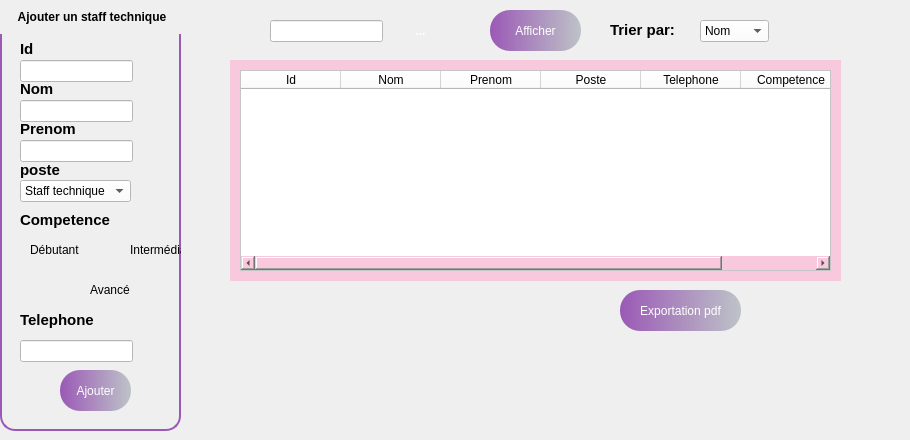
      <widget class="QWidget" name="tab">
       <attribute name="title">
        <string>Acceuil</string>
       </attribute>
       <widget class="QGroupBox" name="groupBox">
        <property name="geometry">
         <rect>
          <x>0</x>
          <y>0</y>
          <width>181</width>
          <height>431</height>
         </rect>
        </property>
        <property name="styleSheet">
         <string notr="true">QGroupBox {
    border: 2px solid #9B59B6;
    border-radius: 15px;
    margin-top: 20px;
    background: qlineargradient(spread:pad,
                                x1:0, y1:0,
                                x2:1, y2:0,
                                stop:0 #9B59B6,
                                stop:1 #BDC3C7);
    color: white;
    font-weight: bold;
    padding: 15px;
}

QGroupBox::title {
    subcontrol-origin: margin;
    subcontrol-position: top centre; 
    padding: 10px 20px; 
    border-radius: 15px; 
    background: qlineargradient(spread:pad,
                                x1:0, y1:0,
                                x2:1, y2:0,
                                stop:0 #9B59B6,
                                stop:1 #BDC3C7);
    color: black; 
    font-size: 20px; 
    font-weight: bold;

}
</string>
        </property>
        <property name="title">
         <string>Ajouter un staff technique</string>
        </property>
        <widget class="QLabel" name="label_6">
         <property name="geometry">
          <rect>
           <x>20</x>
           <y>80</y>
           <width>49</width>
           <height>16</height>
          </rect>
         </property>
         <property name="styleSheet">
          <string notr="true"> background: transparent;</string>
         </property>
         <property name="text">
          <string>&lt;html&gt;&lt;head/&gt;&lt;body&gt;&lt;p&gt;&lt;span style=&quot; font-size:11pt; font-weight:700; color:#000000;&quot;&gt;Nom&lt;/span&gt;&lt;/p&gt;&lt;/body&gt;&lt;/html&gt;</string>
         </property>
        </widget>
        <widget class="QLabel" name="label_8">
         <property name="geometry">
          <rect>
           <x>20</x>
           <y>120</y>
           <width>71</width>
           <height>16</height>
          </rect>
         </property>
         <property name="styleSheet">
          <string notr="true"> background: transparent;</string>
         </property>
         <property name="text">
          <string>&lt;html&gt;&lt;head/&gt;&lt;body&gt;&lt;p&gt;&lt;span style=&quot; font-size:11pt; font-weight:700; color:#000000;&quot;&gt;Prenom&lt;/span&gt;&lt;/p&gt;&lt;/body&gt;&lt;/html&gt;</string>
         </property>
        </widget>
        <widget class="QLabel" name="label_24">
         <property name="geometry">
          <rect>
           <x>20</x>
           <y>160</y>
           <width>49</width>
           <height>21</height>
          </rect>
         </property>
         <property name="styleSheet">
          <string notr="true"> background: transparent;</string>
         </property>
         <property name="text">
          <string>&lt;html&gt;&lt;head/&gt;&lt;body&gt;&lt;p&gt;&lt;span style=&quot; font-size:11pt; font-weight:700; color:#000000;&quot;&gt;poste&lt;/span&gt;&lt;/p&gt;&lt;/body&gt;&lt;/html&gt;</string>
         </property>
        </widget>
        <widget class="QLabel" name="label_25">
         <property name="geometry">
          <rect>
           <x>20</x>
           <y>310</y>
           <width>81</width>
           <height>21</height>
          </rect>
         </property>
         <property name="styleSheet">
          <string notr="true"> background: transparent;</string>
         </property>
         <property name="text">
          <string>&lt;html&gt;&lt;head/&gt;&lt;body&gt;&lt;p&gt;&lt;span style=&quot; font-size:11pt; font-weight:700; color:#000000;&quot;&gt;Telephone&lt;/span&gt;&lt;/p&gt;&lt;/body&gt;&lt;/html&gt;</string>
         </property>
        </widget>
        <widget class="QLabel" name="label_26">
         <property name="geometry">
          <rect>
           <x>20</x>
           <y>210</y>
           <width>91</width>
           <height>21</height>
          </rect>
         </property>
         <property name="styleSheet">
          <string notr="true"> background: transparent;</string>
         </property>
         <property name="text">
          <string>&lt;html&gt;&lt;head/&gt;&lt;body&gt;&lt;p&gt;&lt;span style=&quot; font-size:11pt; font-weight:700; color:#000000;&quot;&gt;Competence&lt;/span&gt;&lt;/p&gt;&lt;/body&gt;&lt;/html&gt;</string>
         </property>
        </widget>
        <widget class="QLineEdit" name="lineEdit_13">
         <property name="geometry">
          <rect>
           <x>20</x>
           <y>60</y>
           <width>113</width>
           <height>22</height>
          </rect>
         </property>
         <property name="styleSheet">
          <string notr="true">background-color: rgb(255, 255, 255);</string>
         </property>
        </widget>
        <widget class="QLineEdit" name="lineEdit_14">
         <property name="geometry">
          <rect>
           <x>20</x>
           <y>100</y>
           <width>113</width>
           <height>22</height>
          </rect>
         </property>
         <property name="styleSheet">
          <string notr="true">background-color: rgb(255, 255, 255);</string>
         </property>
        </widget>
        <widget class="QLineEdit" name="lineEdit_19">
         <property name="geometry">
          <rect>
           <x>20</x>
           <y>340</y>
           <width>113</width>
           <height>22</height>
          </rect>
         </property>
         <property name="styleSheet">
          <string notr="true">background-color: rgb(255, 255, 255);</string>
         </property>
        </widget>
        <widget class="QLineEdit" name="lineEdit_20">
         <property name="geometry">
          <rect>
           <x>20</x>
           <y>140</y>
           <width>113</width>
           <height>22</height>
          </rect>
         </property>
         <property name="styleSheet">
          <string notr="true">background-color: rgb(255, 255, 255);</string>
         </property>
        </widget>
        <widget class="QLabel" name="label_27">
         <property name="geometry">
          <rect>
           <x>20</x>
           <y>40</y>
           <width>49</width>
           <height>16</height>
          </rect>
         </property>
         <property name="styleSheet">
          <string notr="true"> background: transparent;</string>
         </property>
         <property name="text">
          <string>&lt;html&gt;&lt;head/&gt;&lt;body&gt;&lt;p&gt;&lt;span style=&quot; font-size:11pt; font-weight:700; color:#000000;&quot;&gt;Id&lt;/span&gt;&lt;/p&gt;&lt;/body&gt;&lt;/html&gt;</string>
         </property>
        </widget>
        <widget class="QComboBox" name="comboBox_6">
         <property name="geometry">
          <rect>
           <x>20</x>
           <y>180</y>
           <width>111</width>
           <height>22</height>
          </rect>
         </property>
         <property name="styleSheet">
          <string notr="true">background-color: rgb(255, 255, 255);</string>
         </property>
         <item>
          <property name="text">
           <string>Staff technique</string>
          </property>
         </item>
         <item>
          <property name="text">
           <string>Client</string>
          </property>
         </item>
         <item>
          <property name="text">
           <string>Materiel</string>
          </property>
         </item>
         <item>
          <property name="text">
           <string>Projet</string>
          </property>
         </item>
         <item>
          <property name="text">
           <string>Sponsor</string>
          </property>
         </item>
         <item>
          <property name="text">
           <string>Createur</string>
          </property>
         </item>
        </widget>
        <widget class="QRadioButton" name="radioButton">
         <property name="geometry">
          <rect>
           <x>10</x>
           <y>240</y>
           <width>89</width>
           <height>20</height>
          </rect>
         </property>
         <property name="styleSheet">
          <string notr="true"> background: transparent;
</string>
         </property>
         <property name="text">
          <string>Débutant</string>
         </property>
        </widget>
        <widget class="QRadioButton" name="radioButton_2">
         <property name="geometry">
          <rect>
           <x>110</x>
           <y>240</y>
           <width>91</width>
           <height>20</height>
          </rect>
         </property>
         <property name="styleSheet">
          <string notr="true"> background: transparent;</string>
         </property>
         <property name="text">
          <string>Intermédiaire</string>
         </property>
        </widget>
        <widget class="QRadioButton" name="radioButton_3">
         <property name="geometry">
          <rect>
           <x>70</x>
           <y>280</y>
           <width>89</width>
           <height>20</height>
          </rect>
         </property>
         <property name="styleSheet">
          <string notr="true"> background: transparent;</string>
         </property>
         <property name="text">
          <string>Avancé</string>
         </property>
        </widget>
        <widget class="QToolButton" name="toolButton_15">
         <property name="geometry">
          <rect>
           <x>60</x>
           <y>370</y>
           <width>71</width>
           <height>41</height>
          </rect>
         </property>
         <property name="styleSheet">
          <string notr="true">QToolButton { border: none; border-radius: 20px; color: white; padding: 1px; background: qlineargradient(spread:pad, x1:0, y1:0, x2:1, y2:0, stop:0 #9B59B6, stop:1 #BDC3C7); } QToolButton:hover { background: qlineargradient(spread:pad, x1:0, y1:0, x2:1, y2:0, stop:0 #BDC3C7, stop:1 #F8C8DC);}</string>
         </property>
         <property name="text">
          <string>Ajouter</string>
         </property>
        </widget>
       </widget>
       <widget class="QLineEdit" name="lineEdit_21">
        <property name="geometry">
         <rect>
          <x>270</x>
          <y>20</y>
          <width>113</width>
          <height>22</height>
         </rect>
        </property>
        <property name="styleSheet">
         <string notr="true">background-color: rgb(255, 255, 255);</string>
        </property>
        <property name="text">
         <string/>
        </property>
       </widget>
       <widget class="QLabel" name="label_28">
        <property name="geometry">
         <rect>
          <x>610</x>
          <y>20</y>
          <width>71</width>
          <height>21</height>
         </rect>
        </property>
        <property name="text">
         <string>&lt;html&gt;&lt;head/&gt;&lt;body&gt;&lt;p&gt;&lt;span style=&quot; font-size:11pt; font-weight:700; color:#000000;&quot;&gt;Trier par:&lt;/span&gt;&lt;/p&gt;&lt;/body&gt;&lt;/html&gt;</string>
        </property>
       </widget>
       <widget class="QComboBox" name="comboBox">
        <property name="geometry">
         <rect>
          <x>700</x>
          <y>20</y>
          <width>69</width>
          <height>22</height>
         </rect>
        </property>
        <property name="styleSheet">
         <string notr="true">background-color: rgb(255, 255, 255);</string>
        </property>
        <item>
         <property name="text">
          <string>Nom</string>
         </property>
        </item>
        <item>
         <property name="text">
          <string>Poste</string>
         </property>
        </item>
        <item>
         <property name="text">
          <string>Competence</string>
         </property>
        </item>
       </widget>
       <widget class="QWidget" name="widget_4" native="true">
        <property name="geometry">
         <rect>
          <x>230</x>
          <y>60</y>
          <width>611</width>
          <height>221</height>
         </rect>
        </property>
        <property name="styleSheet">
         <string notr="true">background-color: rgb(248, 200, 220);</string>
        </property>
        <widget class="QTableWidget" name="tableWidget_3">
         <property name="geometry">
          <rect>
           <x>10</x>
           <y>10</y>
           <width>591</width>
           <height>201</height>
          </rect>
         </property>
         <property name="styleSheet">
          <string notr="true">background-color: rgb(255, 255, 255);
color: rgb(0, 0, 0);</string>
         </property>
         <column>
          <property name="text">
           <string>Id</string>
          </property>
         </column>
         <column>
          <property name="text">
           <string>Nom</string>
          </property>
         </column>
         <column>
          <property name="text">
           <string>Prenom</string>
          </property>
         </column>
         <column>
          <property name="text">
           <string>Poste</string>
          </property>
         </column>
         <column>
          <property name="text">
           <string>Telephone</string>
          </property>
         </column>
         <column>
          <property name="text">
           <string>Competence</string>
          </property>
         </column>
        </widget>
       </widget>
       <widget class="QToolButton" name="toolButton_23">
        <property name="geometry">
         <rect>
          <x>490</x>
          <y>10</y>
          <width>91</width>
          <height>41</height>
         </rect>
        </property>
        <property name="styleSheet">
         <string notr="true">QToolButton { border: none; border-radius: 20px; color: white; padding: 1px; background: qlineargradient(spread:pad, x1:0, y1:0, x2:1, y2:0, stop:0 #9B59B6, stop:1 #BDC3C7); } QToolButton:hover { background: qlineargradient(spread:pad, x1:0, y1:0, x2:1, y2:0, stop:0 #BDC3C7, stop:1 #F8C8DC);}</string>
        </property>
        <property name="text">
         <string>Afficher</string>
        </property>
       </widget>
       <widget class="QToolButton" name="toolButton_24">
        <property name="geometry">
         <rect>
          <x>620</x>
          <y>290</y>
          <width>121</width>
          <height>41</height>
         </rect>
        </property>
        <property name="styleSheet">
         <string notr="true">QToolButton { border: none; border-radius: 20px; color: white; padding: 1px; background: qlineargradient(spread:pad, x1:0, y1:0, x2:1, y2:0, stop:0 #9B59B6, stop:1 #BDC3C7); } QToolButton:hover { background: qlineargradient(spread:pad, x1:0, y1:0, x2:1, y2:0, stop:0 #BDC3C7, stop:1 #F8C8DC);}</string>
        </property>
        <property name="text">
         <string>Exportation pdf</string>
        </property>
       </widget>
       <widget class="QToolButton" name="toolButton_25">
        <property name="geometry">
         <rect>
          <x>850</x>
          <y>170</y>
          <width>51</width>
          <height>41</height>
         </rect>
        </property>
        <property name="styleSheet">
         <string notr="true">QToolButton {
    border: none;
    border-radius: 20px;
    color: white;
    padding: 5px;
    background: qlineargradient(spread:pad,
                                x1:0, y1:0,
                                x2:1, y2:0,
                                stop:0 #F8C8DC,
                                stop:1 #BDC3C7);
    font-weight: bold;
}

QToolButton:hover {
    background: qlineargradient(spread:pad,
                                x1:0, y1:0,
                                x2:1, y2:0,
                                stop:0 #BDC3C7,
                                stop:1 #F8C8DC);
    color: black;
}
</string>
        </property>
        <property name="text">
         <string/>
        </property>
        <property name="icon">
         <iconset theme="QIcon::ThemeIcon::EditDelete"/>
        </property>
        <property name="iconSize">
         <size>
          <width>30</width>
          <height>30</height>
         </size>
        </property>
       </widget>
       <widget class="QToolButton" name="toolButton_26">
        <property name="geometry">
         <rect>
          <x>850</x>
          <y>110</y>
          <width>51</width>
          <height>41</height>
         </rect>
        </property>
        <property name="styleSheet">
         <string notr="true">QToolButton {
    border: none;
    border-radius: 20px;
    color: white;
    padding: 5px;
    background: qlineargradient(spread:pad,
                                x1:0, y1:0,
                                x2:1, y2:0,
                                stop:0 #F8C8DC,
                                stop:1 #BDC3C7);
    font-weight: bold;
}

QToolButton:hover {
    background: qlineargradient(spread:pad,
                                x1:0, y1:0,
                                x2:1, y2:0,
                                stop:0 #BDC3C7,
                                stop:1 #F8C8DC);
    color: black;
}
</string>
        </property>
        <property name="text">
         <string/>
        </property>
        <property name="icon">
         <iconset theme="QIcon::ThemeIcon::MailMessageNew"/>
        </property>
        <property name="iconSize">
         <size>
          <width>30</width>
          <height>30</height>
         </size>
        </property>
       </widget>
       <widget class="QToolButton" name="toolButton_27">
        <property name="geometry">
         <rect>
          <x>400</x>
          <y>10</y>
          <width>41</width>
          <height>41</height>
         </rect>
        </property>
        <property name="styleSheet">
         <string notr="true">QToolButton {
    border: none;
    border-radius: 20px;
    color: white;
    padding: 5px;
    background: qlineargradient(spread:pad,
                                x1:0, y1:0,
                                x2:1, y2:0,
                                stop:0 #F8C8DC,
                                stop:1 #BDC3C7);
    font-weight: bold;
}

QToolButton:hover {
    background: qlineargradient(spread:pad,
                                x1:0, y1:0,
                                x2:1, y2:0,
                                stop:0 #BDC3C7,
                                stop:1 #F8C8DC);
    color: black;
}
</string>
        </property>
        <property name="text">
         <string>...</string>
        </property>
        <property name="icon">
         <iconset theme="QIcon::ThemeIcon::SystemSearch"/>
        </property>
        <property name="iconSize">
         <size>
          <width>30</width>
          <height>30</height>
         </size>
        </property>
       </widget>
      </widget>
